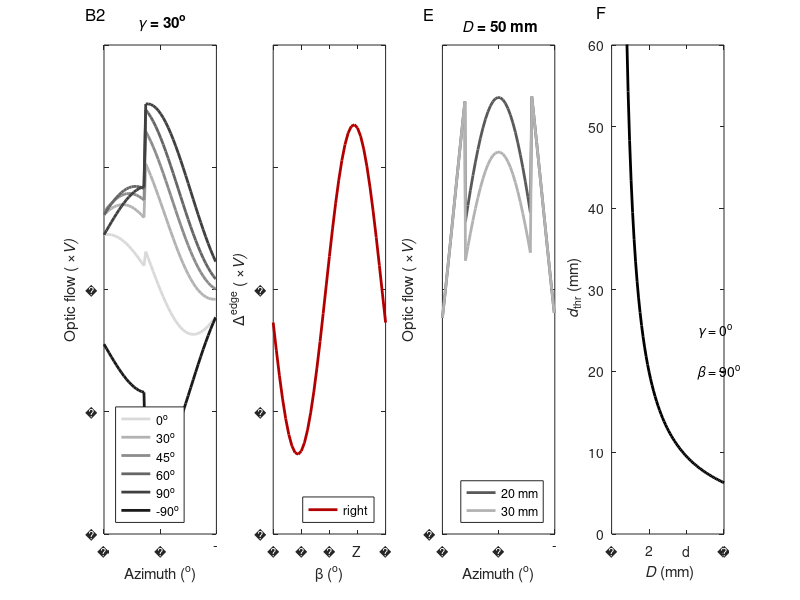

Source code (MATLAB):
% Figure 5B2, 5E, and 5F: Ego-motion parameters control the difference of geometric optic flow
% across the gap edge.

close  all
clear  all

figure(1)     
set(gcf, 'Units', 'normalized', 'Position', [0.05 0.45 0.62 0.26]); 
%-------------------------------
subplot(1, 4, 1)
d = 60*0.001;                      % distance between the gap wall and the rear wall (mm). 
D = 75*0.001;                      % distance from the sensor to the gap (mm).
gamma = 30;                        % gaze direction in degrees.                  
phi_R = atand(25*0.001/D)-gamma;   % angles of the right edge relative to the gaze direction.
% gap wall.
phi_gapWall_R = phi_R:2:45;        % angles of gap wall on the right side of the gap relative to the gaze direction.
% rear wall
phi_rearWall = -45:2:phi_R;      % angles of rear wall relative to the gaze direction.
beta = [0, 30, 45, 60, 90, -90];   % direction of translation relative to gaze direction in degrees.
for i=1:length(beta)
    % 1D optic flow induced by the gap wall on the right side of the gap.
    OF_gapWall_R = abs(cosd(gamma+phi_gapWall_R)).*cosd(phi_gapWall_R).*sind(beta(i)-phi_gapWall_R)/D;  
    % 1D optic flow induced by the rear wall.
    OF_rearWall = abs(cosd(gamma+phi_rearWall)).*cosd(phi_rearWall).*sind(beta(i)-phi_rearWall)/(d+D); 
    % connecting 2 curves. 
    phi = cat(2, phi_rearWall, phi_gapWall_R);                   
    OF = cat(2, OF_rearWall, OF_gapWall_R);
    plot(phi, OF, '-', 'color', [1-0.15*i, 1-0.15*i, 1-0.15*i], 'Linewidth', 2);
    hold on;
end
legend('0^o', '30^o', '45^o', '60^o', '90^o', '-90^o','Location', 'SouthWest'); 
set(gca, 'XLim', [-45, 45], 'XTick', -45:45:45, 'XTickLabel', {-45, 0, 45});
set(gca, 'YLim', [-16, 16], 'YTick', -16:8:16, 'YTickLabel', {-16, -8, 0, 8, 16});
text(-60, 18, 'B2', 'Fontsize', 12);
xlabel('Azimuth (^o)');  
ylabel('Optic flow ( \times\itV)');
title('{\it \gamma} = 30^o');
%-------------------------------
subplot(1, 4, 2)
beta_full = -180:10:180;
OF_difference = (1/D-1/(d+D))*abs(cosd(gamma+phi_R)).*(cosd(phi_R)).^2.*sind(beta_full-phi_R);
plot(beta_full, OF_difference, '-', 'color', [0.7, 0, 0], 'Linewidth', 2);
set(gca, 'XLim', [-180, 180], 'XTick', -180:90:180, 'XTickLabel', {-180, -90, 0, 90, 180});
set(gca, 'YLim', [-8, 8], 'YTick', -8:4:8, 'YTickLabel', {-8, -4, 0, 4, 8});
legend('right', 'Location', 'SouthEast'); 
xlabel('\beta (^o)');  
ylabel('\Delta^{edge} ( \times\itV)');
%-------------------------------
subplot(1, 4, 3) 
beta1 = 90;                           
d1 = [20, 30]*0.001;
D1 = 50*0.001;
gamma1 = 0;       
for i=1:length(d1)
    phi_L = atand(-25*0.001/D1); 
    phi_R = atand(25*0.001/D1);
    % gap wall.
    phi_gapWall_L = -45:2:phi_L;
    phi_gapWall_R = phi_R:2:45;
    % rear wall
    phi_rearWall = phi_L:2:phi_R; 
    
    % gap wall  
    OF_gapWall_L = abs(cosd(gamma1+phi_gapWall_L)).*cosd(phi_gapWall_L).*sind(beta1-phi_gapWall_L)/D1;  
    OF_gapWall_R = abs(cosd(gamma1+phi_gapWall_R)).*cosd(phi_gapWall_R).*sind(beta1-phi_gapWall_R)/D1;  
    % rear wall
    OF_rearWall = (cosd(phi_rearWall)).^2.*sind(beta1-phi_rearWall)/(d1(i)+D1);
    % connecting 3 curves. 
    phi = cat(2, phi_gapWall_L, phi_rearWall, phi_gapWall_R);
    OF = cat(2, OF_gapWall_L, OF_rearWall, OF_gapWall_R);
    plot(phi, OF, '-', 'color', [0.35*i, 0.35*i, 0.35*i], 'Linewidth', 2);
    hold on;
end
legend('20 mm', '30 mm', 'Location', 'SouthEast'); 
set(gca, 'XLim', [-45, 45], 'XTick', -45:45:45, 'XTickLabel', {-45, 0, 45});
set(gca, 'YLim', [0, 16], 'YTick', 0:8:16, 'YTickLabel', {0, 8, 16});
text(-60, 17, 'E', 'Fontsize', 12);
xlabel('Azimuth (^o)');  
ylabel('Optic flow ( \times\itV)');
title('{\it D} = 50 mm');
%-------------------------------
subplot(1, 4, 4) 
D2 = (0:2:150)*0.001;
d_thr = D2.*(((D2.^2 + 0.025^2).^0.5./D2).^3 - 1);      % threshold of the gap depth d.
plot(D2*1000, d_thr*1000, '-k', 'Linewidth', 2);
set(gca, 'XLim', [0, 150], 'XTick', 0:50:150, 'XTickLabel', {0, 50, 100, 150});
set(gca, 'YLim', [0, 60]); 
text(110, 25, '{\it \gamma} = 0^o');
text(110, 20, '{\it \beta} = 90^o');
text(-20, 64, 'F', 'Fontsize', 12);
xlabel('{\it D} (mm)');  
ylabel('{\it d}_{thr} (mm)');
%===========================================
